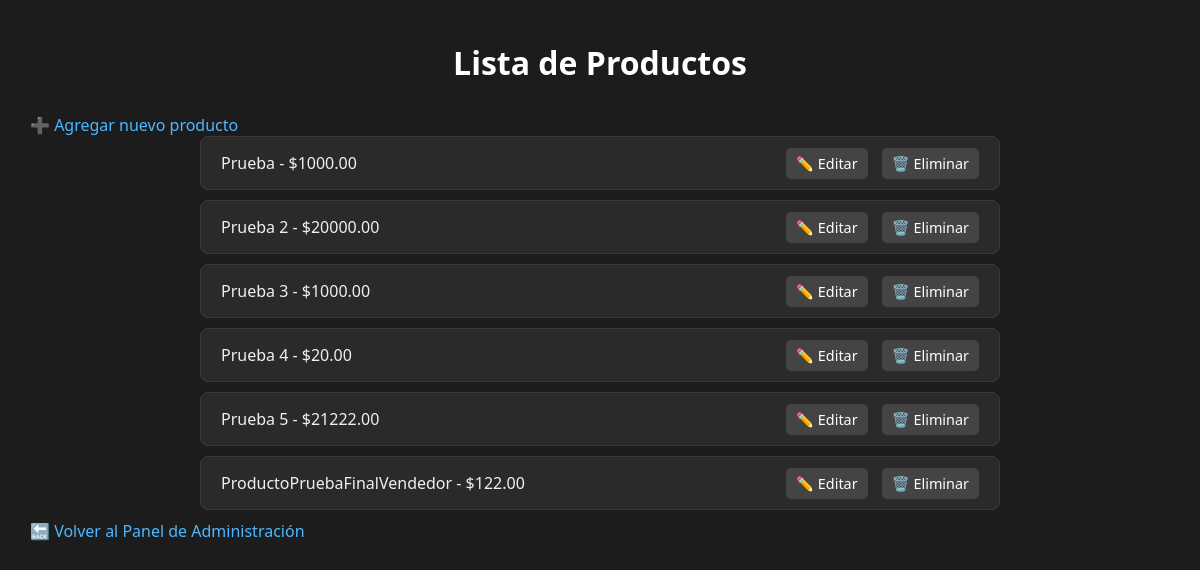
The app's page /api/catalogo/lista_productos, older data.
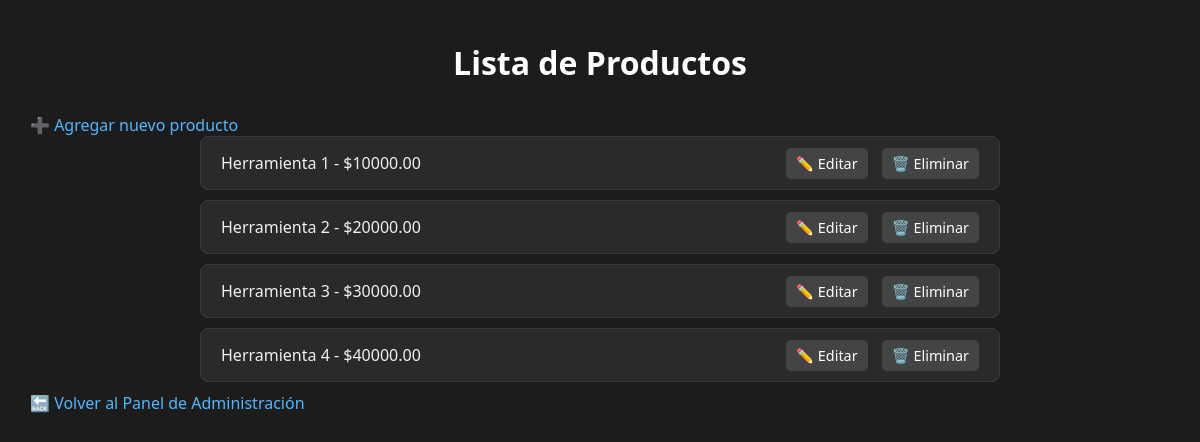
The same page, newer data.
### api_catalogo/models.py (models this page shows, shortened)
class Producto(models.Model):
    nombre = models.CharField(max_length=100)
    descripcion = models.TextField()
    precio = models.DecimalField(max_digits=10, decimal_places=2)
    stock = models.PositiveIntegerField()
    imagen = models.ImageField(upload_to='productos/', null=True, blank=True)

### api_catalogo/views.py (the view)
# urls.py: path('lista_productos', views.lista_productos, name='lista_productos'),
def lista_productos(request):
    productos = Producto.objects.all()
    return render(request, 'api_catalogo/lista.html', {'productos': productos})

### api_catalogo/templates/api_catalogo/lista.html (shortened to what this page needs)
{% load static %}
<!DOCTYPE html>
<html lang="es">
<head>
    <link rel="stylesheet" href="{% static 'api_catalogo/css/lista.css' %}">
</head>
<body>
    <h1>Lista de Productos</h1>
    <a href="{% url 'crear_producto' %}">➕ Agregar nuevo producto</a>
    <ul>
      {% for producto in productos %}
        <li>
          <span>{{ producto.nombre }} - ${{ producto.precio }}</span>
          <div>
            <a href="{% url 'editar_producto' producto.id %}">✏️ Editar</a>
            <a href="{% url 'eliminar_producto' producto.id %}">🗑️ Eliminar</a>
          </div>
        </li>
      {% empty %}
        <li><span>No hay productos disponibles.</span></li>
      {% endfor %}
    </ul>
    <a href="{% url 'admin_site' %}" class="back-button">🔙 Volver al Panel de Administración</a>
</body>
</html>

Row changes from the older to the newer data that the page shows:
removed Producto: nombre "Prueba", precio "1000.00"
removed Producto: nombre "Prueba 2", precio "20000.00"
removed Producto: nombre "Prueba 3", precio "1000.00"
removed Producto: nombre "Prueba 4", precio "20.00"
removed Producto: nombre "Prueba 5", precio "21222.00"
removed Producto: nombre "ProductoPruebaFinalVendedor", precio "122.00"
added Producto: nombre "Herramienta 1", precio "10000.00"
added Producto: nombre "Herramienta 2", precio "20000.00"
added Producto: nombre "Herramienta 3", precio "30000.00"
added Producto: nombre "Herramienta 4", precio "40000.00"
